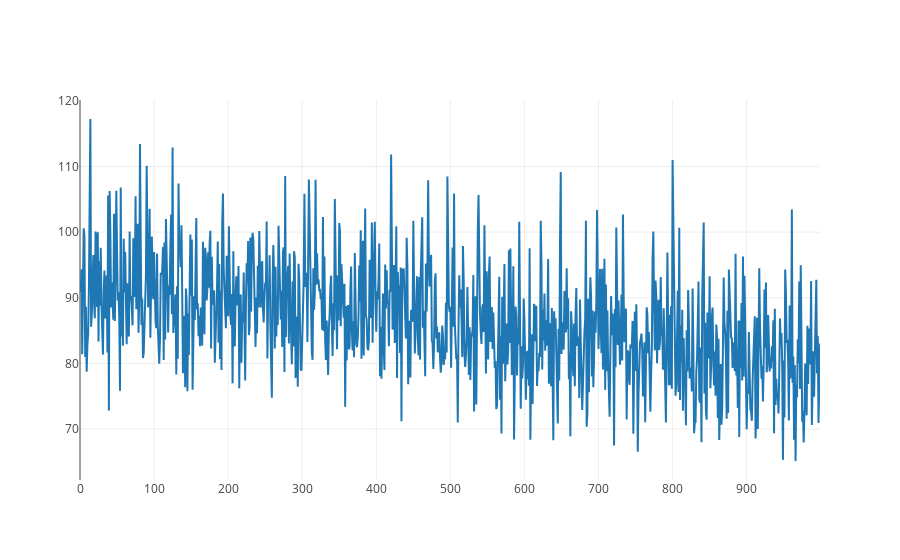

The notebook cell this image was saved under:
### Code cell
plotly.iplot([go.Scatter(
    x=np.arange(len(learning_curve)),
    y=learning_curve,
    mode='lines'
)])

### Figure 1 — Plotly figure (JSON) as saved in the notebook; plotly's stock layout.template omitted (floating-point values rounded to 4 significant figures; data arrays with more than 128 entries replaced by an {"elided": "..."} marker saying what was removed)
{"data": [{"mode": "lines", "type": "scatter", "x": {"elided": "1000 int values"}, "y": {"elided": "1000 float values"}}], "layout": {}}
